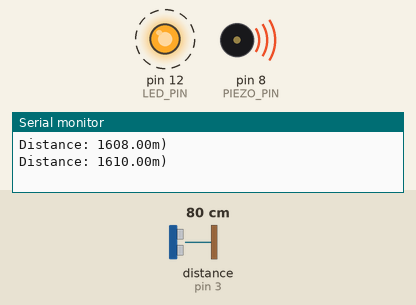
Simulated run of this sketch. Board: Arduino Uno, built with avr-gcc and run on an emulated ATmega328P. Shown: output pins drawn as LEDs (lit = HIGH), buzzer (waves = sounding), the last lines printed to the serial monitor. Wiring (inferred from the names in the program): ultrasonic range finder: trigger pin 2; echo pin 3. Dashed ring = blinking. Inputs (shaded band) come from the test bench; at power-on: distance to the obstacle (sensor on pin 3) 80 cm. The echo pulse lasts 58.3 µs per cm; pins used as bus, display or sensor lines are not drawn.

Above: at 0.7 s.
1.3 s: distance to the obstacle (sensor on pin 3) set to 12 cm
4.3 s: distance to the obstacle (sensor on pin 3) set to 9 cm
At 5.3 s:
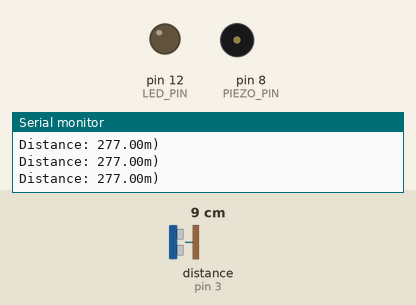
6.0 s: distance to the obstacle (sensor on pin 3) set to 18 cm
At 6.6 s:
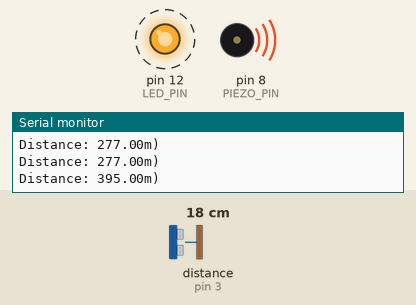
9.0 s: distance to the obstacle (sensor on pin 3) set to 2 cm
At 9.4 s:
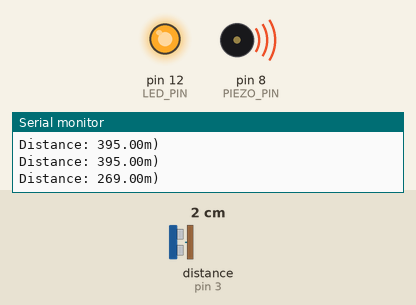
Timing chart, 0 to 11.5 s (numbered marks = the images above; inputs shaded):
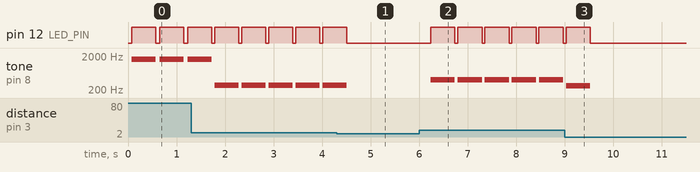

Measured:
- the behaviour switches between 11 and 10 cm on distance to the obstacle (sensor on pin 3) (found by bisection; images 0 and 1)
- after the input at 4.3 s, pin 12 (LED_PIN): goes on until 4.5 s, then stays LOW; tone on pin 8 (PIEZO_PIN): goes on until 4.5 s, then stays silent
- after the input at 6.0 s, pin 12 (LED_PIN): alternates HIGH for 0.50 s and LOW for 0.06 s, starting after 0.24 s; tone on pin 8 (PIEZO_PIN): alternates 395 Hz for 0.50 s and silent for 0.06 s, starting after 0.24 s
- after the input at 9.0 s, pin 12 (LED_PIN): goes on until 9.5 s, then stays LOW
- by itself, pin 12 (LED_PIN): alternates HIGH for 0.50 s and LOW for 0.06 s
- by itself, tone on pin 8 (PIEZO_PIN): plays 279 Hz for 0.50 s, 277 Hz for 0.50 s, 277 Hz for 0.50 s, 277 Hz for 0.50 s, 277 Hz for 0.29 s

The sketch:

Capteur_ultrason_HC-SR04.ino
```cpp
/*
 * Code d'exemple pour un capteur à ultrasons HC-SR04.
 */

/* Constantes pour les broches */
const byte TRIGGER_PIN = 2; // Broche TRIGGER
const byte ECHO_PIN = 3;    // Broche ECHO
const byte LED_PIN = 12;  // Broche LED
const byte PIEZO_PIN = 8;  // Broche PIEZO

/* Constantes pour la calibration */
float sensorValue;


/* Constantes pour le timeout */
const unsigned long MEASURE_TIMEOUT = 50000UL; // 25ms = ~8m à 340m/s

/* Vitesse du son dans l'air en mm/us */
const float SOUND_SPEED = 340.0 / 1000;

/** Fonction setup() */
void setup() {

  /* Initialise le port série */
  Serial.begin(115200);

  /* Initialise les broches */
  pinMode(TRIGGER_PIN, OUTPUT);
  digitalWrite(TRIGGER_PIN, LOW); // La broche TRIGGER doit être à LOW au repos

  pinMode(LED_PIN, OUTPUT);
  digitalWrite(LED_PIN, LOW);

  pinMode(ECHO_PIN, INPUT);

}

/** Fonction loop() */
void loop() {

  /* 1. Lance une mesure de distance en envoyant une impulsion HIGH de 10µs sur la broche TRIGGER */


 long measure[5];
  float average = 0;
  for(int ii = 0; ii < 5; ii++){

      digitalWrite(TRIGGER_PIN, HIGH);
      delayMicroseconds(10);
      digitalWrite(TRIGGER_PIN, LOW);

      measure[ii] = pulseIn(ECHO_PIN, HIGH, MEASURE_TIMEOUT);
      average = average + measure[ii];
      delay(10);
  }

  sensorValue = average / 5.0 / 2.0 * SOUND_SPEED; /* Distance en millimetres */

  if(sensorValue < 2000 && sensorValue > 100){
    digitalWrite(LED_PIN, HIGH);

    float pitch = map(sensorValue, 0, 2000, 50, 4000);
    tone(PIEZO_PIN, abs(pitch)); /*abs(sensorValue*1000));*/

    /* Affiche les résultats en mm, cm et m */
    Serial.print(F("Distance: "));
    Serial.print(pitch, 2);
    Serial.println(F("m)"));
  }

  /* Délai d'attente pour éviter d'afficher trop de résultats à la seconde */
  delay(500);

  digitalWrite(LED_PIN, LOW);
  noTone(PIEZO_PIN);

}
```
